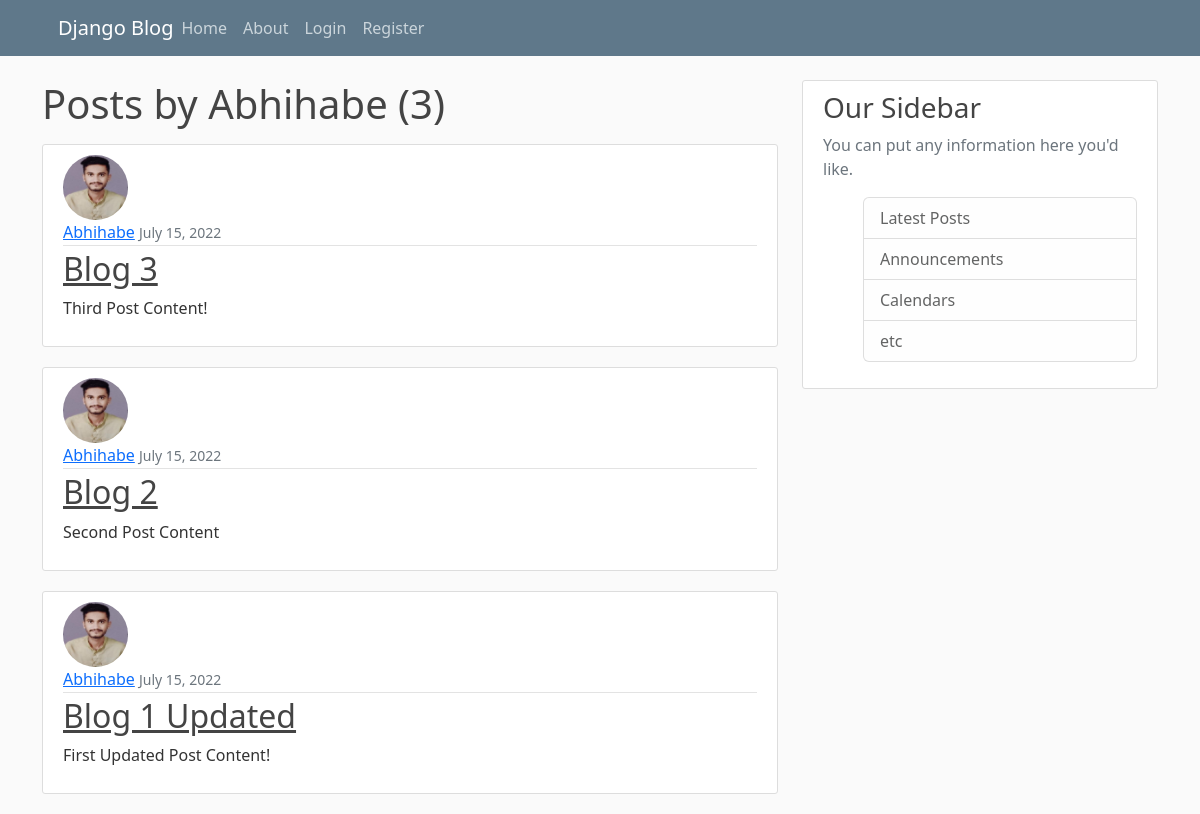
The app's page /user/Abhihabe, older data.
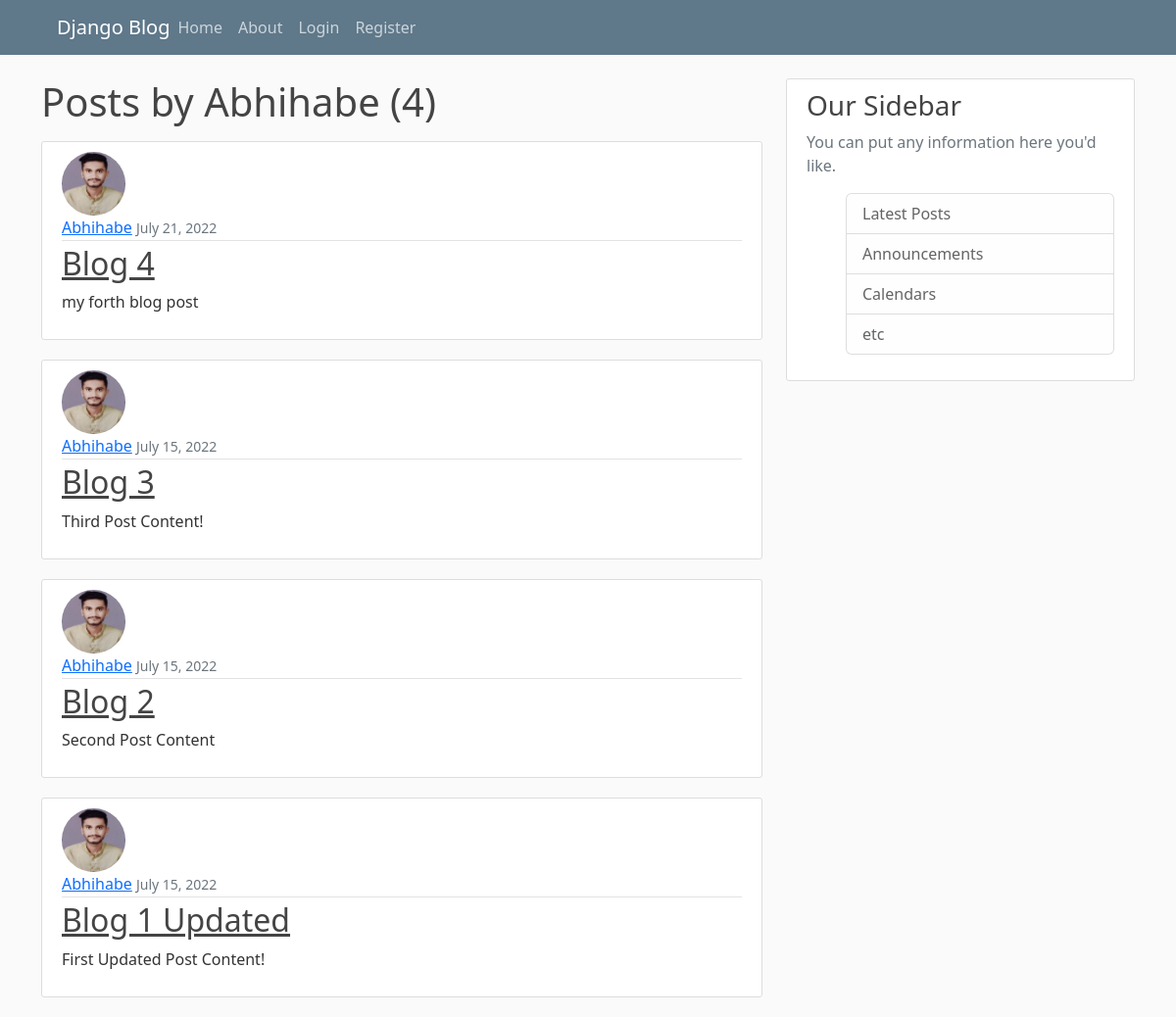
The same page, newer data.
### blog/models.py (models this page shows, shortened)
class Post(models.Model):
    title = models.CharField(max_length=100)
    content = models.TextField()
    date_posted = models.DateTimeField(default=timezone.now)
    author = models.ForeignKey(User, on_delete=models.CASCADE)

### users/models.py (models this page shows, shortened)
class Profile(models.Model):
    user = models.OneToOneField(User, on_delete=models.CASCADE)
    image = models.ImageField(default='default.jpg', upload_to='profile_pics')

### blog/views.py (the view)
# urls.py: path('user/<str:username>', UserPostListView.as_view(), name='user-posts'),
class UserPostListView(ListView):
    model = Post
    template_name = 'blog/user_posts.html'
    context_object_name = 'posts'
    ordering = ['-date_posted']
    paginate_by = 5
    def get_queryset(self):
        user = get_object_or_404(User, username=self.kwargs.get('username'))
        return Post.objects.filter(author=user).order_by('-date_posted')

### blog/templates/blog/user_posts.html (shortened to what this page needs)
{% extends "blog/base.html" %}
{% block content %}
    <h1 class="mb-3">Posts by {{ view.kwargs.username}} ({{ page_obj.paginator.count }})</h1>
    {% for post in posts %}
        <article class="media content-section">
          <img class="rounded-circle article-img" src="{{ post.author.profile.image.url }}">
          <div class="media-body">
            <div class="article-metadata">
              <a class="mr-2" href="{% url 'user-posts' post.author.username %}">{{ post.author }}</a>
              <small class="text-muted">{{ post.date_posted|date:"F d, Y" }}</small>
            </div>
            <h2><a class="article-title" href="{% url 'post-detail' post.id %}">{{ post.title }}</a></h2>
            <p class="article-content">{{ post.content }}</p>
          </div>
        </article>
    {% endfor %}
{% endblock content %}

Row changes from the older to the newer data that the page shows:
added Post: author.profile.image (picture), author "Abhihabe", date_posted "July 21, 2022", title "Blog 4", content "my forth blog post"
Text that changed along with them:
{{ page_obj.paginator.count }}: "3" → "4"
